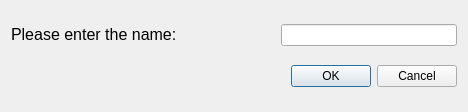
<?xml version="1.0" encoding="UTF-8"?>
<ui version="4.0">
 <class>Dialog</class>
 <widget class="QDialog" name="Dialog">
  <property name="geometry">
   <rect>
    <x>0</x>
    <y>0</y>
    <width>468</width>
    <height>112</height>
   </rect>
  </property>
  <property name="windowTitle">
   <string>Dialog</string>
  </property>
  <layout class="QVBoxLayout" name="verticalLayout">
   <item>
    <layout class="QHBoxLayout" name="horizontalLayout" stretch="3,2">
     <item>
      <widget class="QLabel" name="label">
       <property name="layoutDirection">
        <enum>Qt::LeftToRight</enum>
       </property>
       <property name="autoFillBackground">
        <bool>false</bool>
       </property>
       <property name="text">
        <string>&lt;!DOCTYPE HTML PUBLIC &quot;-//W3C//DTD HTML 4.0//EN&quot; &quot;http://www.w3.org/TR/REC-html40/strict.dtd&quot;&gt;
&lt;html&gt;&lt;head&gt;&lt;meta name=&quot;qrichtext&quot; content=&quot;1&quot; /&gt;&lt;style type=&quot;text/css&quot;&gt;
p, li { white-space: pre-wrap; }
&lt;/style&gt;&lt;/head&gt;&lt;body style=&quot; font-family:'SimSun'; font-size:9pt; font-weight:400; font-style:normal;&quot;&gt;
&lt;p style=&quot; margin-top:0px; margin-bottom:0px; margin-left:0px; margin-right:0px; -qt-block-indent:0; text-indent:0px;&quot;&gt;&lt;span style=&quot; font-size:12pt;&quot;&gt;Please enter the name:&lt;/span&gt;&lt;/p&gt;&lt;/body&gt;&lt;/html&gt;</string>
       </property>
       <property name="textFormat">
        <enum>Qt::AutoText</enum>
       </property>
       <property name="alignment">
        <set>Qt::AlignLeading|Qt::AlignLeft|Qt::AlignVCenter</set>
       </property>
       <property name="wordWrap">
        <bool>true</bool>
       </property>
      </widget>
     </item>
     <item>
      <widget class="QLineEdit" name="dir_name_le"/>
     </item>
    </layout>
   </item>
   <item>
    <widget class="QDialogButtonBox" name="buttonBox">
     <property name="orientation">
      <enum>Qt::Horizontal</enum>
     </property>
     <property name="standardButtons">
      <set>QDialogButtonBox::Cancel|QDialogButtonBox::Ok</set>
     </property>
    </widget>
   </item>
  </layout>
 </widget>
 <resources/>
 <connections>
  <connection>
   <sender>buttonBox</sender>
   <signal>accepted()</signal>
   <receiver>Dialog</receiver>
   <slot>accept()</slot>
   <hints>
    <hint type="sourcelabel">
     <x>248</x>
     <y>254</y>
    </hint>
    <hint type="destinationlabel">
     <x>157</x>
     <y>274</y>
    </hint>
   </hints>
  </connection>
  <connection>
   <sender>buttonBox</sender>
   <signal>rejected()</signal>
   <receiver>Dialog</receiver>
   <slot>reject()</slot>
   <hints>
    <hint type="sourcelabel">
     <x>316</x>
     <y>260</y>
    </hint>
    <hint type="destinationlabel">
     <x>286</x>
     <y>274</y>
    </hint>
   </hints>
  </connection>
 </connections>
</ui>
